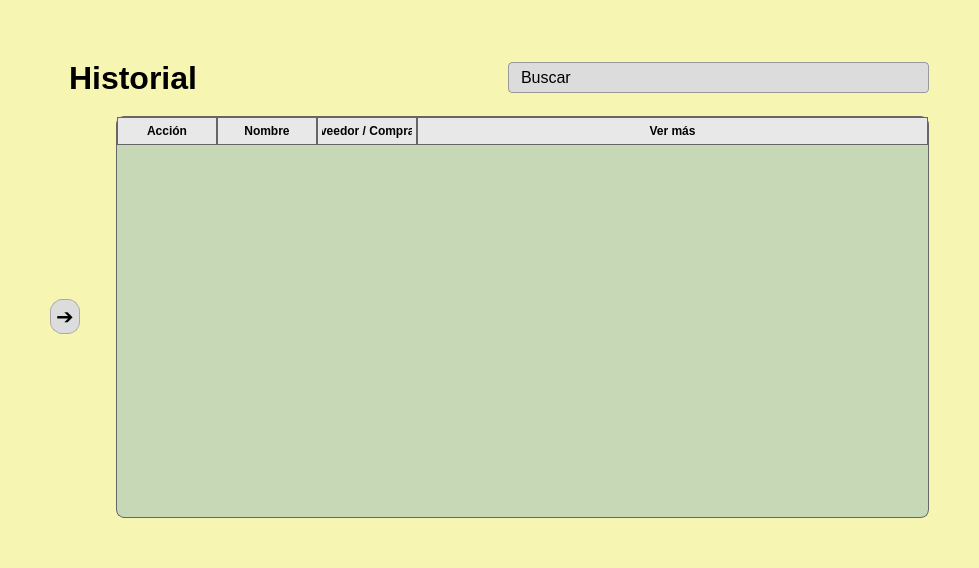
<?xml version="1.0" encoding="UTF-8"?>
<ui version="4.0">
 <class>Form</class>
 <widget class="QWidget" name="Form">
  <property name="geometry">
   <rect>
    <x>0</x>
    <y>0</y>
    <width>979</width>
    <height>568</height>
   </rect>
  </property>
  <property name="windowTitle">
   <string>Form</string>
  </property>
  <property name="styleSheet">
   <string notr="true">QWidget {
    background-color: #f6f5b2;
}

QLabel#labelTitulo {
    font-weight: bold;
    color: #000000;
    padding: 10px;
}

#inputBuscar {
    background-color: #dcdcdc;
    border: 1px solid #999;
    border-radius: 4px;
    padding: 4px 10px;
}
#inputBuscar:hover {
    background-color: #c0c0c0;
}

QTableWidget {
    background-color: #c6d8b6; 
    border: 1px solid #666;
    border-radius: 8px;
    gridline-color: #444;
}
QHeaderView::section {
    background-color: #e8e8e8;
    color: #000;
    font-weight: bold;
    border: 1px solid #666;
    padding: 4px;
}

QTableWidget::item {
    background-color: #d2e3c6;
    border: 1px solid #555;
    padding: 6px;
}
QTableWidget::item:selected {
    background-color: #a4c686;
    color: #000;
}

QPushButton#btnLateral {
    background-color: #dcdcdc;
    border: 1px solid #aaa;
    border-radius: 12px;
    padding: 4px;
}
QPushButton#btnLateral:hover {
    background-color: #e8e797;
}
</string>
  </property>
  <layout class="QHBoxLayout" name="horizontalLayout_2">
   <property name="leftMargin">
    <number>50</number>
   </property>
   <property name="topMargin">
    <number>50</number>
   </property>
   <property name="rightMargin">
    <number>50</number>
   </property>
   <property name="bottomMargin">
    <number>50</number>
   </property>
   <item>
    <layout class="QVBoxLayout" name="verticalLayout">
     <property name="spacing">
      <number>10</number>
     </property>
     <property name="sizeConstraint">
      <enum>QLayout::SetMinimumSize</enum>
     </property>
     <item>
      <layout class="QHBoxLayout" name="horizontalLayout">
       <property name="spacing">
        <number>36</number>
       </property>
       <property name="sizeConstraint">
        <enum>QLayout::SetMinimumSize</enum>
       </property>
       <item>
        <widget class="QLabel" name="labelTitulo">
         <property name="sizePolicy">
          <sizepolicy hsizetype="MinimumExpanding" vsizetype="Preferred">
           <horstretch>0</horstretch>
           <verstretch>0</verstretch>
          </sizepolicy>
         </property>
         <property name="sizeIncrement">
          <size>
           <width>2</width>
           <height>2</height>
          </size>
         </property>
         <property name="font">
          <font>
           <pointsize>24</pointsize>
           <weight>75</weight>
           <bold>true</bold>
          </font>
         </property>
         <property name="text">
          <string>Historial</string>
         </property>
        </widget>
       </item>
       <item>
        <widget class="QLineEdit" name="inputBuscar">
         <property name="font">
          <font>
           <pointsize>12</pointsize>
          </font>
         </property>
         <property name="text">
          <string>Buscar</string>
         </property>
        </widget>
       </item>
      </layout>
     </item>
     <item>
      <layout class="QHBoxLayout" name="horizontalLayout_3">
       <property name="spacing">
        <number>36</number>
       </property>
       <property name="sizeConstraint">
        <enum>QLayout::SetMinimumSize</enum>
       </property>
       <item>
        <widget class="QPushButton" name="btnLateral">
         <property name="minimumSize">
          <size>
           <width>30</width>
           <height>30</height>
          </size>
         </property>
         <property name="font">
          <font>
           <pointsize>16</pointsize>
          </font>
         </property>
         <property name="layoutDirection">
          <enum>Qt::LeftToRight</enum>
         </property>
         <property name="text">
          <string>➔</string>
         </property>
        </widget>
       </item>
       <item>
        <widget class="QTableWidget" name="tableHistorial">
         <property name="lineWidth">
          <number>0</number>
         </property>
         <property name="horizontalScrollBarPolicy">
          <enum>Qt::ScrollBarAlwaysOff</enum>
         </property>
         <attribute name="horizontalHeaderVisible">
          <bool>true</bool>
         </attribute>
         <attribute name="horizontalHeaderCascadingSectionResizes">
          <bool>true</bool>
         </attribute>
         <attribute name="horizontalHeaderMinimumSectionSize">
          <number>100</number>
         </attribute>
         <attribute name="horizontalHeaderDefaultSectionSize">
          <number>100</number>
         </attribute>
         <attribute name="horizontalHeaderHighlightSections">
          <bool>true</bool>
         </attribute>
         <attribute name="horizontalHeaderShowSortIndicator" stdset="0">
          <bool>false</bool>
         </attribute>
         <attribute name="horizontalHeaderStretchLastSection">
          <bool>true</bool>
         </attribute>
         <column>
          <property name="text">
           <string>Acción</string>
          </property>
          <property name="textAlignment">
           <set>AlignCenter</set>
          </property>
         </column>
         <column>
          <property name="text">
           <string>Nombre</string>
          </property>
          <property name="textAlignment">
           <set>AlignCenter</set>
          </property>
         </column>
         <column>
          <property name="text">
           <string>Proveedor / Comprador</string>
          </property>
          <property name="textAlignment">
           <set>AlignCenter</set>
          </property>
         </column>
         <column>
          <property name="text">
           <string>Ver más</string>
          </property>
          <property name="textAlignment">
           <set>AlignCenter</set>
          </property>
         </column>
        </widget>
       </item>
      </layout>
     </item>
    </layout>
   </item>
  </layout>
 </widget>
 <resources/>
 <connections/>
</ui>
